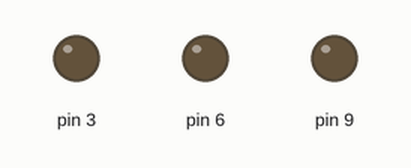
Simulated run of this sketch. Board: Arduino Uno, built with avr-gcc and run on an emulated ATmega328P. Parts: output pins drawn as LEDs (lit = HIGH).

Above: at 0.5 s.
At 2.5 s:
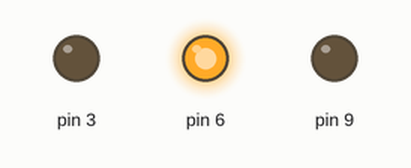
At 3.5 s:
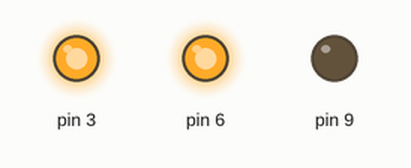
At 4.5 s:
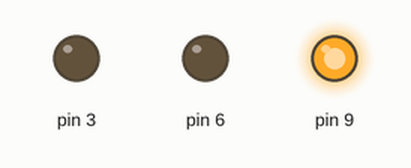
At 6.5 s:
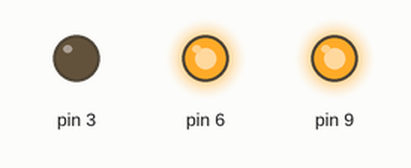
At 9.5 s:
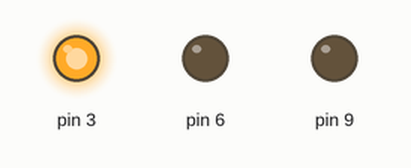
Timing chart, 0 to 10.4 s (numbered marks = the images above):
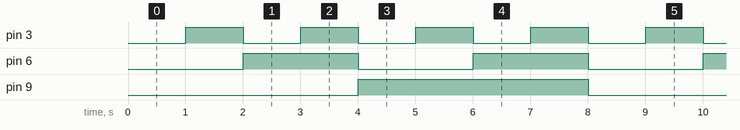

The sketch:

circuits.ino
```cpp
/*
   FSM intro
*/

#include <Arduino.h>
#include <Wire.h>

enum State {
  up0,        // 0
  up1,        // 1
  up2,        // 2
  up3,        // 3
  up4,        // 4
  up5,        // 5
  up6,        // 6
  up7,        // 7
};

State counterState = up0; //What state are we currently in?

bool bit1;
bool bit2;
bool bit3;


void setup() {
  Serial.begin(9600);
  pinMode(3,OUTPUT);
  pinMode(6,OUTPUT);
  pinMode(9,OUTPUT);

}

void loop() {
  counterState = nextState(counterState);
  delay(1000);
}


State nextState(State state) {
  switch (state) {
    case up0:               //When state up0 , the FSM must:

      bit1 = 0;        //set the bits to match the Count
      bit2 = 0;
      bit3 = 0;

      state = up1;

      break;                       //Break to the end of the switch
    //So the next case won't run

    case up1:               //only if counterState == up1
      bit1 = 1;
      state = up2;
      break;

    case up2:
      bit1 = 0;
      bit2 = 1;

      state = up3;
      break;

    case up3:
      bit1 = 1;

      state = up4;
      break;

    case up4:
      bit1 = 0;
      bit2 = 0;
      bit3 = 1;

      state = up5;
      break;

    case up5:
      bit1 = 1;

      state = up6;
      break;

    case up6:
      bit1 = 0;
      bit2 = 1;

      state = up7;
      break;

    case up7:
      bit1 = 1;
      state = up0;
      break;
  }
  digitalWrite(3,bit1);
  digitalWrite(6,bit2);
  digitalWrite(9,bit3);
  return state;
}
```

Measured:
- by itself, pin 3: alternates HIGH for 1.0 s and LOW for 1.0 s
- by itself, pin 6: alternates HIGH for 2.0 s and LOW for 2.0 s
- by itself, pin 9: alternates HIGH for 4.0 s and LOW for 4.0 s
